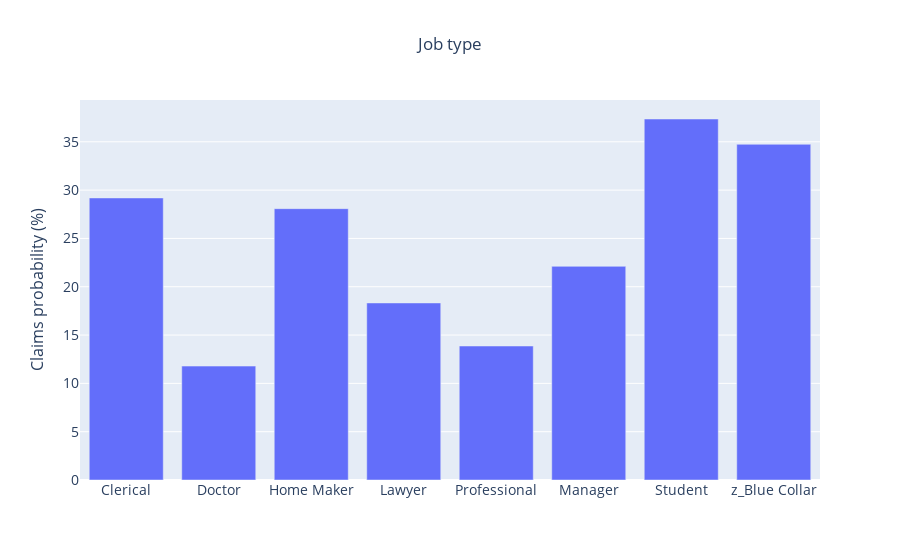

Write notebook code for a chart like this one.
### Markdown cell above
* We find that claims rate is substantially lower among those with at least a Bachelors degree.
* There are even further reductions in claims rate among those with a Masters or Phd

### Code cell
jobb=['Clerical','Doctor', 'Home Maker','Lawyer','Professional','Manager','Student','z_Blue Collar']
fig = go.Figure(data=[
    go.Bar(name='JOB',x=jobb, y=viz[1])
])
fig.update_layout(
    title='Job type',
    xaxis_tickfont_size=14,
    yaxis=dict(
        title='Claims probability (%)',
        titlefont_size=16,
        tickfont_size=14,
    ),title_x=0.5)
fig.show()

### Figure 1 — Plotly figure (JSON) as saved in the notebook; plotly's stock layout.template omitted (floating-point values rounded to 4 significant figures)
{"data": [{"name": "JOB", "type": "bar", "x": ["Clerical", "Doctor", "Home Maker", "Lawyer", "Professional", "Manager", "Student", "z_Blue Collar"], "y": [29.19, 11.79, 28.08, 18.32, 13.87, 22.11, 37.36, 34.74, 25.86]}], "layout": {"title": {"text": "Job type", "x": 0.5}, "xaxis": {"tickfont": {"size": 14}}, "yaxis": {"tickfont": {"size": 14}, "title": {"font": {"size": 16}, "text": "Claims probability (%)"}}}}
